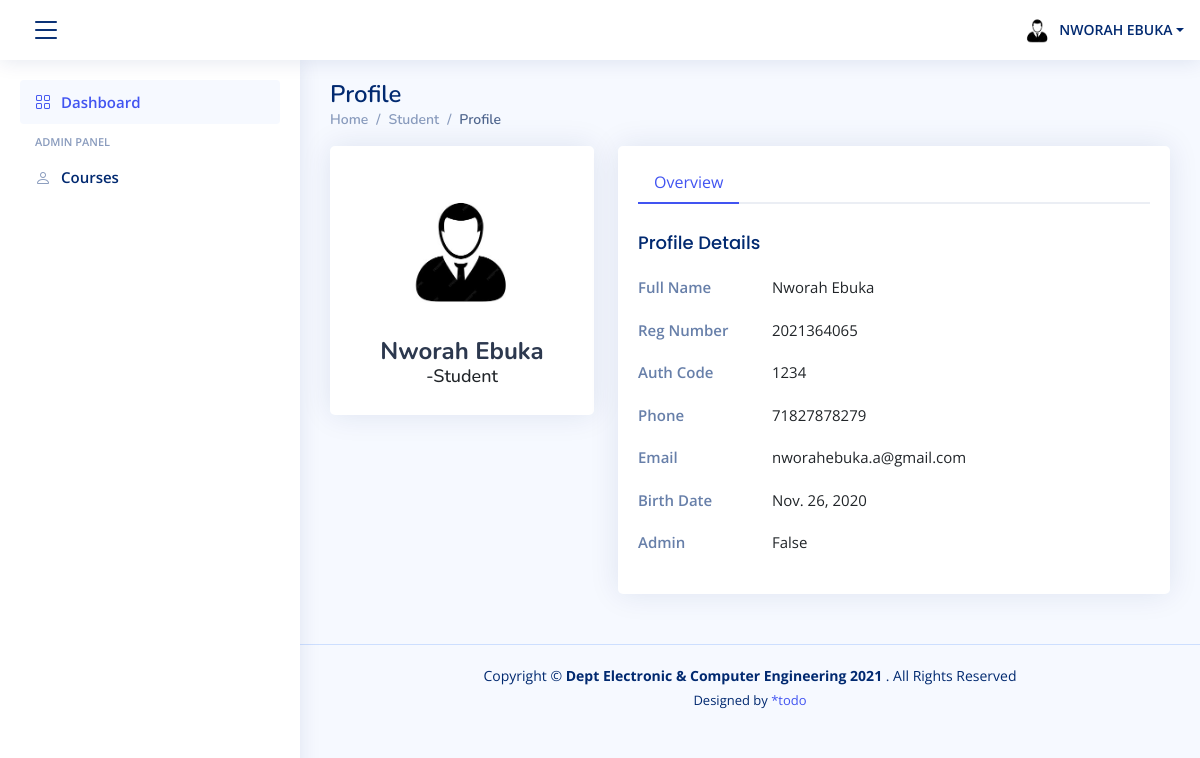
/profile/ (signed in), run on the app's committed database.
### students/models.py (models this page shows, shortened)
class Student(models.Model):
    reg_number = models.CharField(unique=True, verbose_name='Registration Number', max_length =10)
    first_name = models.CharField(max_length=50, verbose_name='First Name')
    last_name = models.CharField(max_length=50, verbose_name = 'Last Name')
    SEX_CHOICES = [
        ('M', 'Male'),
        ('F', 'Female'),
    ]
    sex = models.CharField(max_length=1, choices=SEX_CHOICES)
    birth_date = models.DateField(verbose_name = 'Date of Birth', null=True, blank=True)
    auth_code = models.CharField(max_length=20, verbose_name= 'Auth Code', null=True, blank=True)
    phone = models.CharField(max_length=20, verbose_name='Phone',  null=True, blank=True)
    admin = models.CharField(max_length=20, verbose_name='Admin', default='False', null=True, blank=True)
    class Meta:
        verbose_name = 'Student'
        verbose_name_plural = 'Students'

### students/views.py (the view)
# urls.py: path('profile/', views.userProfile, name='profile'),
@login_required()
def userProfile(request):
    student = Student.objects.get(reg_number=request.user)
    sex = {'M':'male'}.get(student.sex)
    return render(request, template_name='profile.html', context={'sex':sex, 'student':student})

### templates/profile.html (shortened to what this page needs)
{% extends "partials/base.html" %}
{% load static %}
{% block content %}
<main id="main" class="main">
  <div class="pagetitle">
    <h1>Profile</h1>
    <nav>
      <ol class="breadcrumb">
        <li class="breadcrumb-item"><a href="index.html">Home</a></li>
        <li class="breadcrumb-item">Student</li>
        <li class="breadcrumb-item active">Profile</li>
      </ol>
    </nav>
  </div>
  <section class="section profile">
    <div class="row">
      <div class="col-xl-4">
        <div class="card">
          <div class="card-body profile-card pt-4 d-flex flex-column align-items-center">
            {% if sex %}
            <img src="{% static 'assets/img/male.jpg' %}" alt="Profile" class="rounded-circle">
            {% else %}
            <img src="{% static 'assets/img/female.jpg' %}" alt="Profile" class="rounded-circle">
            {%endif%}
            <h2>{{request.user.first_name|title}} {{request.user.last_name|title}}</h2>
            <h3>-Student</h3>
          </div>
        </div>
      </div>
      <div class="col-xl-8">
        <div class="card">
          <div class="card-body pt-3">
            <ul class="nav nav-tabs nav-tabs-bordered" role="tablist">
              <li class="nav-item" role="presentation">
                <button class="nav-link active" data-bs-toggle="tab" data-bs-target="#profile-overview" aria-selected="true" role="tab">Overview</button>
              </li>
            </ul>
            <div class="tab-content pt-2">
              <div class="tab-pane fade profile-overview active show" id="profile-overview" role="tabpanel">
                <h5 class="card-title">Profile Details</h5>
                <div class="row">
                  <div class="col-lg-3 col-md-4 label ">Full Name</div>
                  <div class="col-lg-9 col-md-8">{{request.user.first_name|title}} {{request.user.last_name|title}}</div>
                </div>
                <div class="row">
                  <div class="col-lg-3 col-md-4 label ">Reg Number</div>
                  <div class="col-lg-9 col-md-8">{{request.user.username}}</div>
                </div>
                <div class="row">
                  <div class="col-lg-3 col-md-4 label ">Auth Code</div>
                  <div class="col-lg-9 col-md-8">{{student.auth_code}}</div>
                </div>
                <div class="row">
                  <div class="col-lg-3 col-md-4 label">Phone</div>
                  <div class="col-lg-9 col-md-8">{{student.phone}}</div>
                </div>
                <div class="row">
                  <div class="col-lg-3 col-md-4 label">Email</div>
                  <div class="col-lg-9 col-md-8">{{request.user.email}}</div>
                </div>
                <div class="row">
                  <div class="col-lg-3 col-md-4 label">Birth Date</div>
                  <div class="col-lg-9 col-md-8">{{student.birth_date}}</div>
                </div>
                <div class="row">
                  <div class="col-lg-3 col-md-4 label">Admin</div>
                  <div class="col-lg-9 col-md-8">{{student.admin}}</div>
                </div>
              </div>
            </div>
          </div>
        </div>
      </div>
    </div>
  </section>
</main>
  {% endblock %}

### templates/partials/base.html (shortened to what this page needs)
{% load static %}
<!DOCTYPE html>
<html lang="en">
<head>
  <link href="{% static 'assets/vendor/bootstrap/css/bootstrap.min.css' %}" rel="stylesheet">
  <link href="{% static 'assets/vendor/bootstrap-icons/bootstrap-icons.css' %}" rel="stylesheet">
  <link href="{% static 'assets/css/style.css' %}" rel="stylesheet">
</head>
<body>
  <header id="header" class="header fixed-top d-flex align-items-center">
    <div class="d-flex align-items-center justify-content-between">
      <i class="bi bi-list toggle-sidebar-btn"></i>
    </div>
    <nav class="header-nav ms-auto">
      <ul class="d-flex align-items-center">
        {% if request.user.is_authenticated %}
        <li class="nav-item dropdown pe-3">
          <a class="nav-link nav-profile d-flex align-items-center pe-0" href="#" data-bs-toggle="dropdown">
            {% if sex %}
            <img src="{% static 'assets/img/male.jpg' %}" alt="Profile" class="rounded-circle">
            {% else %}
            <img src="{% static 'assets/img/female.jpg' %}" alt="Profile" class="rounded-circle">
            {%endif%}
            <span class="d-md-block dropdown-toggle ps-2">{{request.user.first_name|upper }} {{request.user.last_name|upper}}</span>
          </a>
        </li>
      </ul>
      {% else %}
      <div class="d-flex align-items-center ">
        <div class="logo  text-center">
          <span class=" d-lg-block " style="padding-left:20px"><a href="{%url 'login'%}">Login</a></span>
        </div>
      </div>
      {%endif%}
    </nav>
  </header>
  <aside id="sidebar" class="sidebar">
    <ul class="sidebar-nav" id="sidebar-nav">
      <li class="nav-item">
        <a class="nav-link " href="{% url 'dashboard' %}">
          <i class="bi bi-grid"></i>
          <span>Dashboard</span>
        </a>
      </li>
      <li class="nav-heading">Admin panel</li>
      <li class="nav-item">
        <a class="nav-link collapsed" href="{% url 'profile' %}">
          <i class="bi bi-person"></i>
          <span>Courses</span>
        </a>
      </li>
    </ul>
  </aside>
      <div id='content'>
        {% block content %}
        {%endblock%}
      </div>
  <footer id="footer" class="footer">
    <div class="copyright">
      Copyright &copy; <strong><span>Dept Electronic &amp; Computer Engineering 2021
      </span></strong>. All Rights Reserved
    </div>
    <div class="credits">
   Designed by <a href="#">*todo</a>
    </div>
  </footer>
</body>
</html>

### static/assets/css/style.css (style rules this page uses)
:root { scroll-behavior: smooth; }
body { font-family: "Open Sans", sans-serif; background: #f6f9ff; color: #444444; }
a { color: #4154f1; text-decoration: none; }
h1, h2, h3, h4, h5, h6 { font-family: "Nunito", sans-serif; }
#main { margin-top: 60px; padding: 20px 30px; transition: all 0.3s; }
.pagetitle { margin-bottom: 10px; }
.pagetitle h1 { font-size: 24px; margin-bottom: 0; font-weight: 600; color: #012970; }
.card { margin-bottom: 30px; border: none; border-radius: 5px; box-shadow: 0px 0 30px rgba(1, 41, 112, 0.1); }
.card-title { padding: 20px 0 15px 0; font-size: 18px; font-weight: 500; color: #012970; font-family: "Poppins", sans-serif; }
.card-body { padding: 0 20px 20px 20px; }
.breadcrumb { font-size: 14px; font-family: "Nunito", sans-serif; color: #899bbd; font-weight: 600; }
.breadcrumb a { color: #899bbd; transition: 0.3s; }
.breadcrumb .breadcrumb-item::before { color: #899bbd; }
.breadcrumb .active { color: #51678f; font-weight: 600; }
.nav-tabs-bordered { border-bottom: 2px solid #ebeef4; }
.nav-tabs-bordered .nav-link { margin-bottom: -2px; border: none; color: #2c384e; }
.nav-tabs-bordered .nav-link.active { background-color: #fff; color: #4154f1; border-bottom: 2px solid #4154f1; }
.header { transition: all 0.5s; z-index: 997; height: 60px; box-shadow: 0px 2px 20px rgba(1, 41, 112, 0.1); background-color: #fff; padding-left: 20px; }
.header .toggle-sidebar-btn { font-size: 32px; padding-left: 10px; cursor: pointer; color: #012970; }
.header-nav ul { list-style: none; }
.header-nav>ul { margin: 0; padding: 0; }
.header-nav .nav-profile { color: #012970; }
.header-nav .nav-profile img { max-height: 36px; }
.header-nav .nav-profile span { font-size: 14px; font-weight: 600; }
.sidebar { position: fixed; top: 60px; left: 0; bottom: 0; width: 300px; z-index: 996; transition: all 0.3s; padding: 20px; overflow-y: auto; scrollbar-width: thin; scrollbar-color: #aab7cf transparent; box-shadow: 0px 0px 20px rgba(1, 41, 112, 0.1); background-color: #fff; }
@media (min-width: 1200px) { #main, #footer { margin-left: 300px; } }
.sidebar-nav { padding: 0; margin: 0; list-style: none; }
.sidebar-nav li { padding: 0; margin: 0; list-style: none; }
.sidebar-nav .nav-item { margin-bottom: 5px; }
.sidebar-nav .nav-heading { font-size: 11px; text-transform: uppercase; color: #899bbd; font-weight: 600; margin: 10px 0 5px 15px; }
.sidebar-nav .nav-link { display: flex; align-items: center; font-size: 15px; font-weight: 600; color: #4154f1; transition: 0.3; background: #f6f9ff; padding: 10px 15px; border-radius: 4px; }
.sidebar-nav .nav-link i { font-size: 16px; margin-right: 10px; color: #4154f1; }
.sidebar-nav .nav-link.collapsed { color: #012970; background: #fff; }
.sidebar-nav .nav-link.collapsed i { color: #899bbd; }
.profile .profile-card img { max-width: 120px; }
.profile .profile-card h2 { font-size: 24px; font-weight: 700; color: #2c384e; margin: 10px 0 0 0; }
.profile .profile-card h3 { font-size: 18px; }
.profile .profile-overview .row { margin-bottom: 20px; font-size: 15px; }
.profile .profile-overview .card-title { color: #012970; }
.profile .profile-overview .label { font-weight: 600; color: rgba(1, 41, 112, 0.6); }
.footer { padding: 20px 0; font-size: 14px; transition: all 0.3s; border-top: 1px solid #cddfff; }
.footer .copyright { text-align: center; color: #012970; }
.footer .credits { padding-top: 5px; text-align: center; font-size: 13px; color: #012970; }

### data on the page
Student: auth_code "1234", phone "71827878279", birth_date "Nov. 26, 2020", admin "False"

### other printed values
{{ request.user.first_name|upper }} "NWORAH"
{{ request.user.last_name|upper }} "EBUKA"
{{ request.user.first_name|title }} "Nworah"
{{ request.user.last_name|title }} "Ebuka"
{{ request.user.username }} "2021364065"
{{ request.user.email }} "nworahebuka.a@gmail.com"
